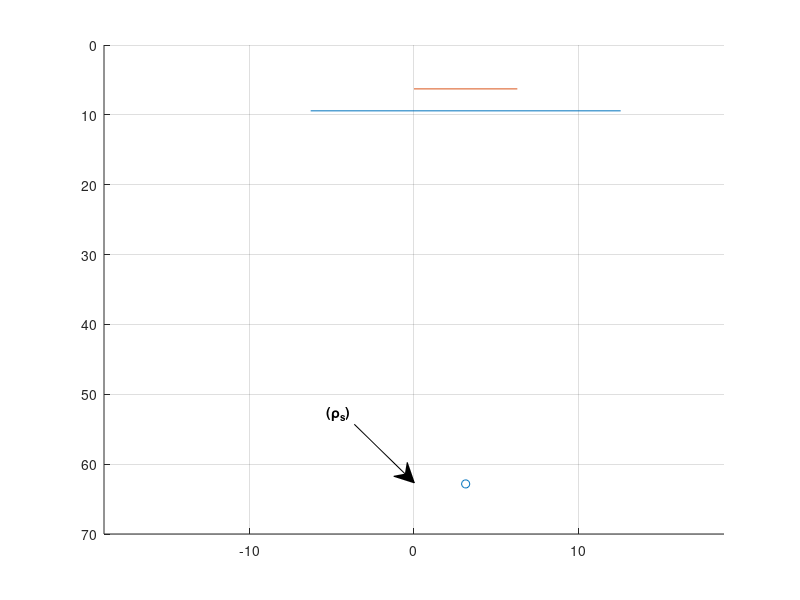

The MATLAB source for this figure: (Note: this script raises an error after producing the figure.)
clear 
close all
kb = 1; % For simplicity
p = [0 ; 0];
lambda = 2*pi/kb; %meter
ps = [lambda/2; 10*lambda];


x = 0:lambda/20:lambda;
y = 0:lambda/20:lambda;

figure(1)
hold on
xlim([-3*lambda 3*lambda])
grid on
set(gca, 'YDir','reverse')
scatter(ps(1),ps(2))
line([-lambda 2*lambda], [1.5*lambda 1.5*lambda])
annotation('textarrow',[0.4429,0.5179],[0.292857142857143,0.195238095238095],'String','\bf(\rho_{s})')
line([0 lambda],[lambda lambda])
yregion([0 lambda] , [0 lambda])
hold off

[X, Y] = meshgrid(x,y);
N = length(X)*length(X);

u_inc = (-1j/4)*besselh(0,2,kb*(sqrt((X - ps(1)).^2 + (Y - ps(2)).^2)));


figure(2)
hold on
title(['Real part of u_{inc} with k_b = ' num2str(kb), ' \rho_s = (' num2str(ps(1)) ',' num2str(ps(2)) ')'])
xlabel("x-axis")
imagesc(real(u_inc))
axis equal tight
set(gca, 'YDir','reverse')
clim([-0.1 0.1])
colorbar
hold off


figure(3)
hold on
title(['Imaginary part of u_{inc} with k_b = ' num2str(kb), ' \rho_s = (' num2str(ps(1)) ',' num2str(ps(2)) ')'])
imagesc(imag(u_inc))
axis equal tight
set(gca, 'YDir','reverse')
clim([-0.1 0.1])
colorbar
hold off

% k_rho = omega/c();
% chi = (k_rho/kb)^2 - 1; 
